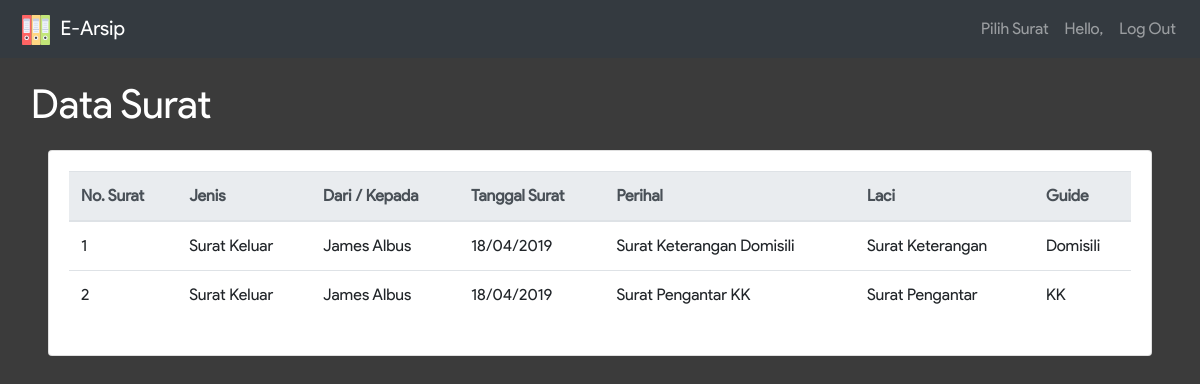
/p_data_surat.php, run on the app's committed database.
### tables this page shows
CREATE TABLE IF NOT EXISTS `arsip_surat` (
  `jenis` varchar(25) NOT NULL,
  `no_surat` bigint(16) NOT NULL,
  `nik` varchar(16) DEFAULT NULL,
  `dari_kpd` varchar(50) NOT NULL,
  `indeks` varchar(30) DEFAULT NULL,
  `tanggal_surat` date DEFAULT NULL,
  `tanggal_input` datetime NOT NULL,
  `alamat` text,
  `perihal` varchar(30) NOT NULL,
  `isi_ringkas` text,
  `laci` varchar(20) NOT NULL,
  `guide` varchar(30) NOT NULL,
  `file` varchar(255) DEFAULT NULL,
  `admin` varchar(20) NOT NULL
);

### p_data_surat.php (the view, shortened to what this page needs)
<?php
  include_once 'connection.php';
  $sql = "SELECT * FROM arsip_surat";
  $result = $conn->query($sql);
?>
<!DOCTYPE html>
<html>
<head>
  <link rel="stylesheet" href="node_modules/bootstrap/dist/css/bootstrap.min.css">
  <link rel="stylesheet" href="assets/css/infinite.css">
</head>
<body>
  <nav class="navbar navbar-expand-lg navbar-dark bg-dark">
      <a class="navbar-brand" href="#">
        <img src="assets/img/office-material.svg" width="40" height="30" alt="">
        E-Arsip
      </a>
      <div class="collapse navbar-collapse" id="navbarSupportedContent">
        <ul class="navbar-nav ml-auto">
          <li class="nav-item">
            <a class="nav-link" href="pilih_surat.php">Pilih Surat</a>
          </li>
          <li class="nav-item">
            <a class="nav-link">Hello, <?=$_SESSION['user']?></a>
          </li>
          <li class="nav-item">
            <a class="nav-link" href="logout.php">Log Out</a>
          </li>
        </ul>
      </div>
    </nav>
    <div class="container-fluid bckgrnd">
       <div class="row">
        <div class="col-sm-12">
          <div class="judul m-3">Data Surat</div>
        </div>
        <div class="col-sm-12 px-5">
          <div class="card">
            <div class="card-body">
              <div class="table-responsive-lg">
                <table class="table">
                  <thead class="thead-light">
                    <tr>
                      <th scope="col">No. Surat</th>
                      <th scope="col">Jenis</th>
                      <th scope="col">Dari / Kepada</th>
                      <th scope="col">Tanggal Surat</th>
                      <th scope="col">Perihal</th>
                      <th scope="col">Laci</th>
                      <th scope="col">Guide</th>
                    </tr>
                  </thead>
                  <tbody>
                    <?php
                      while ($row = $result->fetch_assoc()) {
                    ?>
                        <tr>
                          <td>
                            <?= $row['no_surat'] ?>
                          </td>
                          <td>
                            <?= $row['jenis'] ?>
                          </td>
                          <td>
                            <?= $row['dari_kpd'] ?>
                          </td>
                          <td>
                            <?= date('d/m/Y', strtotime($row['tanggal_input']))?>
                          </td>
                          <td>
                            <?= $row['perihal'] ?>
                          </td>
                          <td>
                            <?= $row['laci'] ?>
                          </td>
                          <td>
                            <?= $row['guide'] ?>
                          </td>
                        </tr>
                      <?php } ?>
                  </tbody>
                </table>
              </div>
            </div>
          </div>
        </div>
      </div>
    </div>
  </body>
</html>

### assets/css/infinite.css (style rules this page uses)
body { width: 100%; height: 100%; font-family: 'Product Sans'; background-attachment: fixed; }
.bckgrnd { background-color: #3B3B3B; height: 91vh; }
.judul { font-size: 40px; color: #FFF; }

### data on the page
arsip_surat: no_surat "1", jenis "Surat Keluar", dari_kpd "James Albus", tanggal_input "18/04/2019", perihal "Surat Keterangan Domisili", laci "Surat Keterangan", guide "Domisili"
arsip_surat: no_surat "2", jenis "Surat Keluar", dari_kpd "James Albus", tanggal_input "18/04/2019", perihal "Surat Pengantar KK", laci "Surat Pengantar", guide "KK"
